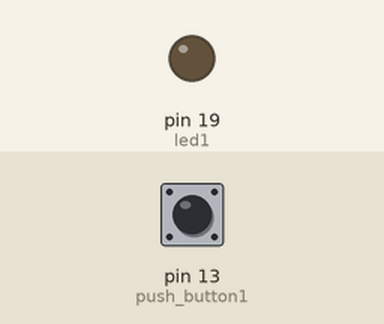
Bench run of a program on a simulated MicroPython board. Shown: output pins drawn as LEDs (lit = HIGH). Inputs (shaded band) come from the test bench; at power-on: pin 13 (push_button1) LOW.

Above: at 1.2 s.
1.3 s: pin 13 (push_button1) pulled HIGH for 0.15 s
At 1.37 s:
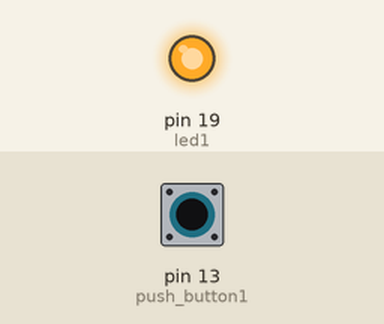
2.9 s: pin 13 (push_button1) pulled HIGH for 3.2 s
At 6.9 s:
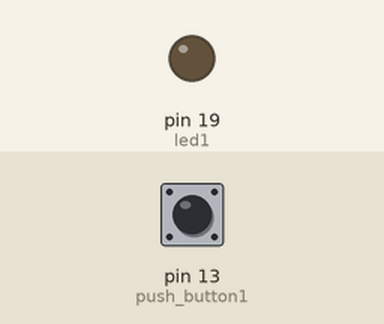
Timing chart, 0 to 8.4 s (numbered marks = the images above; inputs shaded):
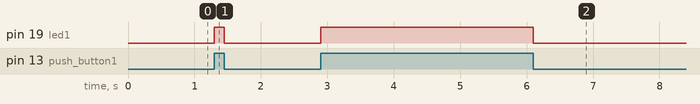

The program:

botton_led.py
```python
import time
from machine import Pin


led1 = Pin(19, Pin.OUT)
push_button1 = Pin(13,Pin.IN)
while True:
  logic_state1 = push_button1.value()
  if logic_state1 == True:
    led1.value(1)
  else:
    led1.value(0)
  
```

Measured:
- after the input at 1.3 s, pin 19 (led1): LOW → HIGH at once, → LOW 0.15 s later
- after the input at 2.9 s, pin 19 (led1): LOW → HIGH at once, → LOW 3.2 s later
